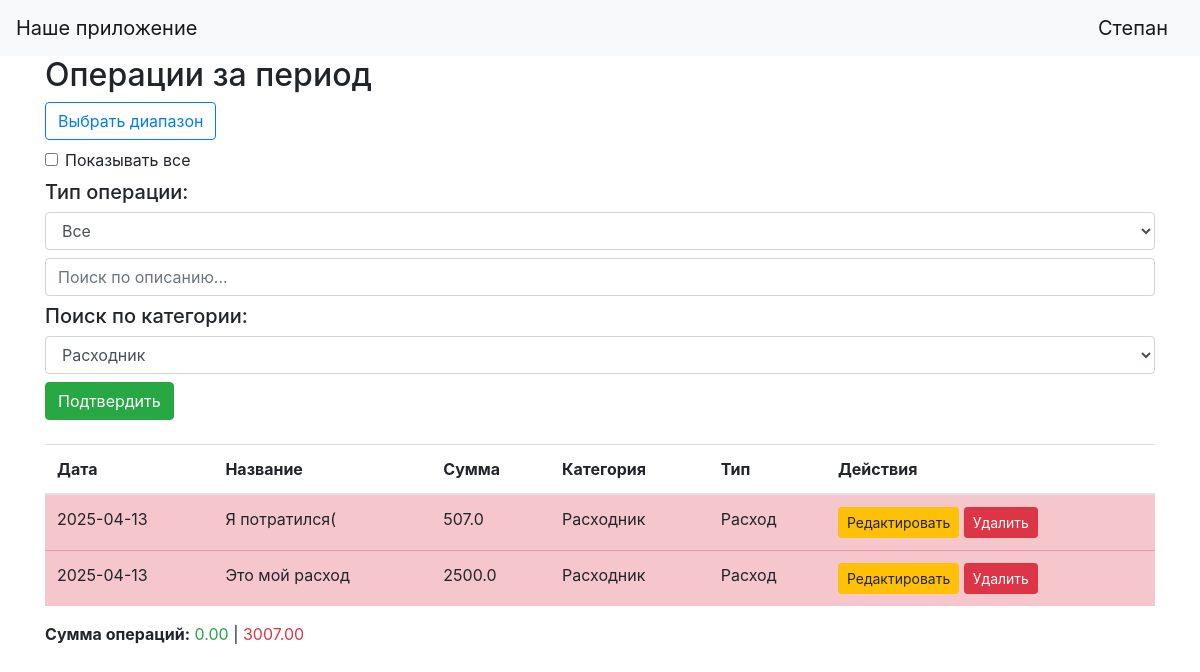
The app's page /operations?selected_category=3 (signed in) with its own data.
### data/users.py (models this page shows, shortened)
class User(SqlAlchemyBase, UserMixin):
    __tablename__ = 'users'
    id = sqlalchemy.Column(sqlalchemy.Integer, primary_key=True, autoincrement=True)
    username = sqlalchemy.Column(sqlalchemy.String, nullable=True, unique=True)
    password_hash = sqlalchemy.Column(sqlalchemy.String, nullable=True)
    email = sqlalchemy.Column(sqlalchemy.String, index=True, unique=True, nullable=True)
    created_date = sqlalchemy.Column(sqlalchemy.DateTime, default=datetime.datetime.now)
    operations = orm.relationship("Operation", back_populates='user')
    categories = orm.relationship("Category", back_populates='user') #

### data/operations.py (models this page shows, shortened)
class Operation(SqlAlchemyBase):
    __tablename__ = 'operations'
    id = sqlalchemy.Column(sqlalchemy.Integer, primary_key=True, autoincrement=True)
    date = sqlalchemy.Column(sqlalchemy.DateTime, default=datetime.datetime.now)
    user_id = sqlalchemy.Column(sqlalchemy.Integer, sqlalchemy.ForeignKey("users.id"))
    user = orm.relationship('User')
    amount = sqlalchemy.Column(sqlalchemy.Float, nullable=False)
    category_id = sqlalchemy.Column(sqlalchemy.Integer, sqlalchemy.ForeignKey("category.id"))
    category = orm.relationship("Category")
    type = sqlalchemy.Column(sqlalchemy.String, nullable=False)
    description = sqlalchemy.Column(sqlalchemy.String, nullable=True)

### data/category.py (models this page shows)
class Category(SqlAlchemyBase):
    __tablename__ = 'category'
    id = sqlalchemy.Column(sqlalchemy.Integer, primary_key=True, autoincrement=True)
    name = sqlalchemy.Column(sqlalchemy.String, nullable=True)
    type = sqlalchemy.Column(sqlalchemy.String, nullable=False)
    user_id = sqlalchemy.Column(sqlalchemy.Integer, sqlalchemy.ForeignKey("users.id"), nullable=True)
    user = orm.relationship('User')

### main.py (the view)
@app.route("/operations", methods=["GET", "POST"])
@login_required
def operations():
    form = PeriodForm()
    page = int(request.args.get("page", 1))
    per_page = 10
    today = date.today()
    start_date = today.replace(day=1)
    end_date = today
    selected_type = 'all'
    selected_category = 'all'
    show_all = False
    search_query = ''
    user_operations = current_user.operations
    db_sess = db_session.create_session()
    user_categories = [{
        'id': c.id,
        'name': c.name,
        'type': c.type
    } for c in current_user.categories]
    base_categories = [{
        'id': c.id,
        'name': c.name,
        'type': c.type
    } for c in db_sess.query(Category).filter(Category.user_id == None)]
    all_categories = [{'id': 'all', 'name': 'Все', 'type': 'all'}]
    all_categories.extend(base_categories + user_categories)
    form.category.choices = [(str(c['id']), c['name']) for c in all_categories]
    if request.method == "POST":
        date_range_str = form.date_range.data
        selected_type = form.operation_type.data
        selected_category = form.category.data
        show_all = 'show_all' in request.form
        search_query = request.form.get('search_query', '')
        if not show_all and date_range_str:
            try:
                start_str, end_str = date_range_str.split(" to ")
                start_date = datetime.strptime(start_str, "%Y-%m-%d").date()
                end_date = datetime.strptime(end_str, "%Y-%m-%d").date()
            except ValueError:
                return redirect("/operations")
    else:
        selected_category = request.args.get("selected_category", "all")
        form.date_range.data = ' to '.join([f"{start_date}", f"{end_date}"])
        form.operation_type.data = selected_type
        form.category.data = selected_category
    operations_in_period = user_operations
    if not show_all:
        operations_in_period = filter(
            lambda op: start_date <= op.date.date() <= end_date,
            operations_in_period
        )
    if selected_type != 'all':
        operations_in_period = filter(lambda op: op.type == selected_type, operations_in_period)
    if selected_category != 'all':
        operations_in_period = filter(lambda op: str(op.category_id) == selected_category, operations_in_period)
    if search_query:
        operations_in_period = filter(lambda op: search_query.lower() in op.description.lower(), operations_in_period)
    operations_in_period = list(operations_in_period)
    operations_in_period.sort(key=lambda op: op.date, reverse=True)
    total_pages = math.ceil(len(operations_in_period) / per_page)
    start = (page - 1) * per_page
    end = start + per_page
    current_ops = operations_in_period[start:end]
    return render_template(
        "operations.html",
        form=form,
        operations=current_ops,
        total_pages=total_pages,
        current_page=page,
        selected_type=selected_type,
        selected_category=selected_category,
        show_all=show_all,
        search_query=search_query,
        categories=all_categories
    )

### forms/period.py
class PeriodForm(FlaskForm):
    date_range = HiddenField()
    operation_type = SelectField(
        'Тип операции',
        choices=[('all', 'Все'), ('income', 'Доходы'), ('expense', 'Расходы')],
        default='all',
        validators=[DataRequired()]
    )
    category = SelectField('Категория', choices=[('all', 'Все')], default='all', validators=[Optional()])
    submit = SubmitField("Подтвердить")

### data/db_session.py (called while the page is built)
def create_session() -> Session:
    global __factory
    return __factory()

### main.py (called while the page is built)
@login_manager.user_loader
def load_user(user_id):
    db_sess = db_session.create_session()
    return db_sess.query(User).get(user_id)

### templates/operations.html (shortened to what this page needs)
{% extends "base.html" %}
{% block content %}
<h2>Операции за период</h2>
<form method="POST" id="filterForm">
    <button type="button" class="btn btn-outline-primary mb-2" id="openPicker">Выбрать диапазон</button>
    <div class="form-check mb-2">
        <input class="form-check-input" type="checkbox" id="show_all" name="show_all" {% if show_all %}checked{% endif %}>
        <label class="form-check-label" for="show_all">Показывать все</label>
    </div>
    <h5>Тип операции:</h5>
    {{ form.operation_type(class="form-control mb-2") }}
    <input type="text" name="search_query" class="form-control mb-2" placeholder="Поиск по описанию..." value="{{ search_query }}">
    <h5>Поиск по категории:</h5>
    {{ form.category(class="form-control mb-2") }}
    {{ form.submit(class="btn btn-success") }}
</form>
{% if operations %}
    {% set ns = namespace(income=0, expense=0) %}
    <table class="table table-striped mt-4">
        <thead>
            <tr>
                <th>Дата</th>
                <th>Название</th>
                <th>Сумма</th>
                <th>Категория</th>
                <th>Тип</th>
                <th>Действия</th>
            </tr>
        </thead>
        <tbody>
            {% for op in operations %}
                {% if op.type == 'income' %}
                    {% set ns.income = ns.income + op.amount %}
                {% else %}
                    {% set ns.expense = ns.expense + op.amount %}
                {% endif %}
                <tr class="{{ 'table-success' if op.type == 'income' else 'table-danger' }}">
                    <td>{{ op.date.strftime('%Y-%m-%d') }}</td>
                    <td>{{ op.description }}</td>
                    <td>{{ op.amount }}</td>
                    {% set matched_category = categories | selectattr('id', 'equalto', op.category_id) | list | first %}
                    <td>{{ matched_category.name if matched_category else 'Без категории' }}</td>
                    <td>{{ 'Доход' if op.type == 'income' else 'Расход' }}</td>
                    <td>
                        <a href="{{ url_for('edit_operation', id=op.id) }}" class="btn btn-warning btn-sm">Редактировать</a>
                        <form method="POST" action="{{ url_for('delete_operation', id=op.id) }}"
                              style="display:inline;" onsubmit="return confirm('Удалить операцию?');">
                            <button type="submit" class="btn btn-danger btn-sm">Удалить</button>
                        </form>
                    </td>
                </tr>
            {% endfor %}
        </tbody>
    </table>
    <div class="mt-3 fs-5">
       <strong>Сумма операций:</strong> <span class="text-success">{{ "%.2f"|format(ns.income) }}</span> | <span class="text-danger">{{ "%.2f"|format(ns.expense) }}</span><br>
    </div>
{% endif %}
{% endblock %}

### templates/base.html (shortened to what this page needs)
<!doctype html>
<html lang="en">
<head>
    <link rel="stylesheet"
          href="https://stackpath.bootstrapcdn.com/bootstrap/4.4.1/css/bootstrap.min.css"
>
    <link rel="stylesheet" href="https://cdn.jsdelivr.net/npm/flatpickr/dist/flatpickr.min.css">
</head>
<body>
<header>
    <nav class="navbar navbar-light bg-light">
        <a class="navbar-brand" href="/">Наше приложение</a>
        {% if current_user.is_authenticated %}
            <a class="navbar-brand" href="/logout">{{ current_user.username }}</a>
        {% else %}
            <p>
                <a class="btn btn-primary " href="/register">Зарегистрироваться</a>
                <a class="btn btn-success" href="/login">Войти</a>
            </p>
        {% endif %}
    </nav>
</header>
<main role="main" class="container">
    {% block content %}{% endblock %}
</main>
</body>
</html>

### records on screen
User: username "Степан"
Operation: date "2025-04-13", description "Я потратился(", amount "507.0", type "Расход"
Category: name "Расходник"
Operation: date "2025-04-13", description "Это мой расход", amount "2500.0", type "Расход"

### other values on screen
{{ "%.2f"|format(ns.income) }} "0.00"
{{ "%.2f"|format(ns.expense) }} "3007.00"
